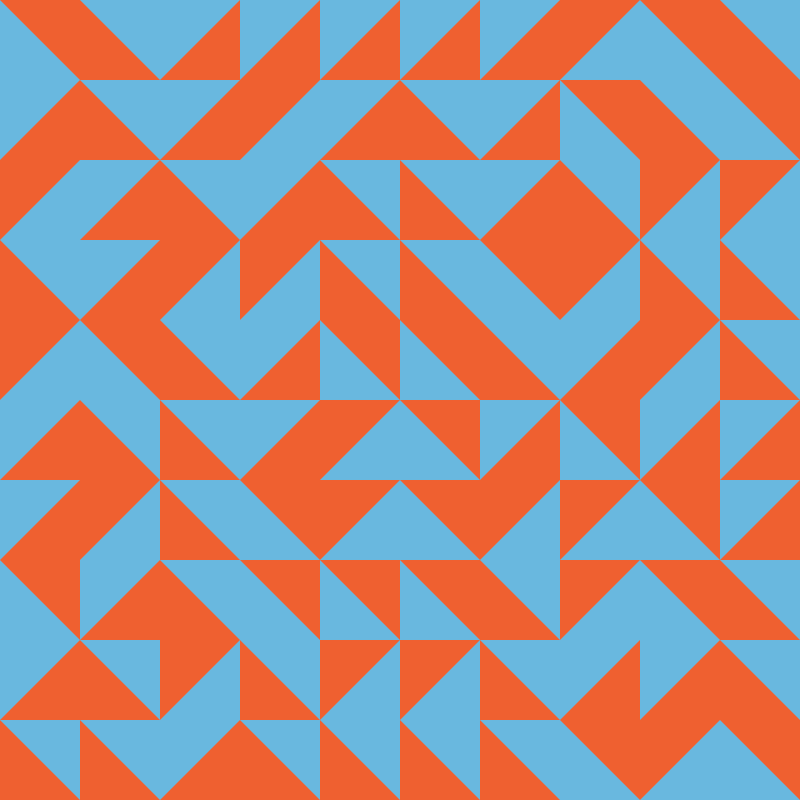
Frame 1 (no input)
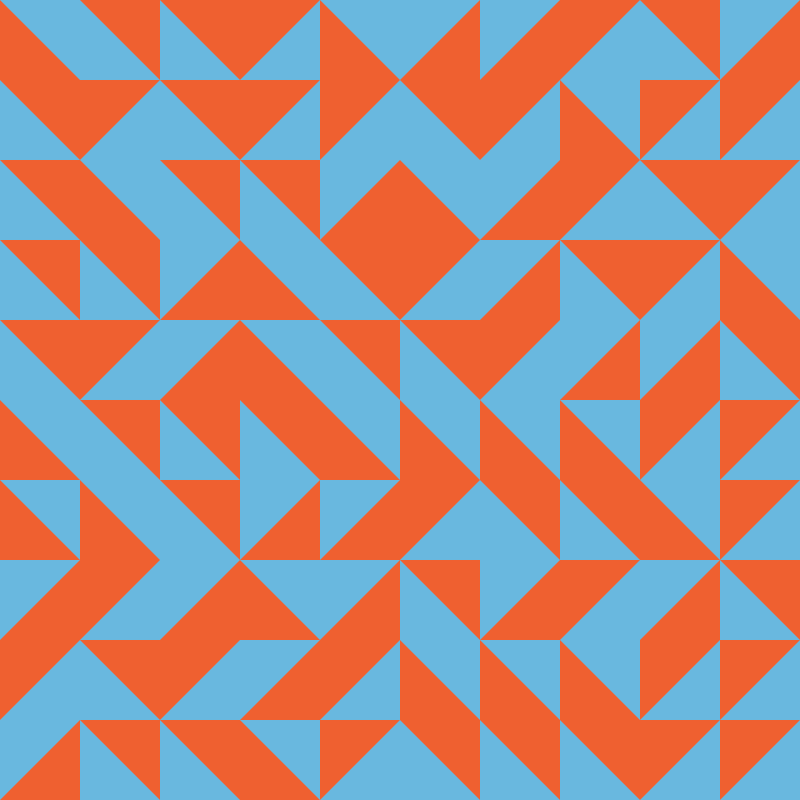
Frame 2 (the mouse pressed at the canvas centre, redrawn once)

The Processing sketch that drew these frames (run headless with seeded random() and noise(); the mouse was pressed at the canvas centre and the sketch redrawn once):

// Processing sketch: pattern_01
// ── pattern_01.pde
// Background color
color blue = color(105, 184, 223);
color orange = color(239, 96, 48);

// Grid size and step variables
int numCols = 10;
int numRows = 10;

void setup() {
  // Set an 800x800px canvas with a blue background
  size(800, 800);
  background(blue);
  noStroke();
  // Toggle guidelines
  // stroke(255);
  fill(orange);
  noLoop();
}

void draw() {
  background(blue);
  float stepX = width / numCols;
  float stepY = height / numRows;
  for (int x = 0; x < width; x += stepX) {
    for (int y = 0; y < height; y += stepY) {
      
      // Toggle guidelines
      // line(x, 0, x, height);
      // line(0, y, width, y);
      
      // Define the possible points for each triangle
      float[][] pts = {{x, y}, {x, y + stepY}, {x + stepX, y + stepY}, {x + stepX, y}};
      
      // Choose a random starting point for the triangle
      int rand = int(random(4));
      
      // Beginning with the random point, find the two consecutive points
      // from our list of triangle points. Together, these three points
      // create a triangle.
      triangle(
        pts[rand][0], pts[rand][1],
        pts[(rand + 1) % 4][0], pts[(rand + 1) % 4][1],
        pts[(rand + 2) % 4][0], pts[(rand + 2) % 4][1]
      );
    }
  }
}
